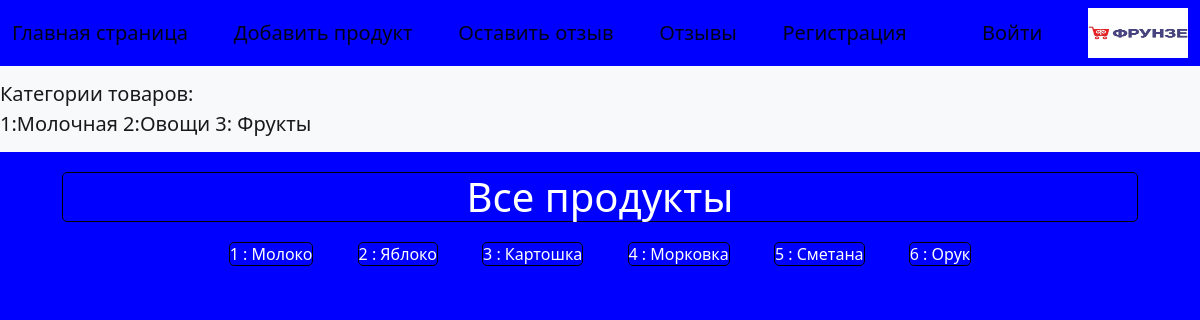
Before: /products/ with the older database file.
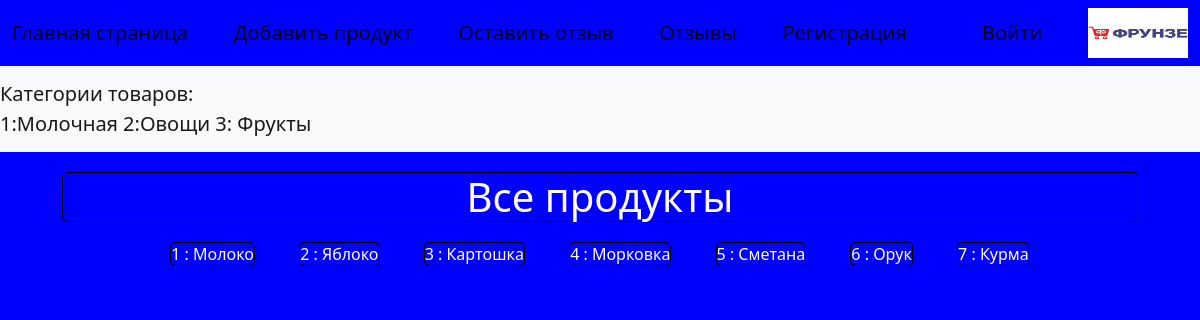
After: the same page with the newer database file.
### DZ/models.py (models this page shows, shortened)
class Product(models.Model):
    class Meta:
        verbose_name = 'Продукт'
        verbose_name_plural = 'Продукты'
    title = models.CharField('Название', max_length=255, null=False)
    description = models.CharField('Описание', max_length=255, null=False)
    price = models.IntegerField('Цена', default=0)
    category = models.ForeignKey(Category, verbose_name='Категория', on_delete=models.CASCADE, null=True)

### DZ/views.py (the view)
# urls.py: path('products/', views.index),
def index(request):
    products = Product.objects.all()
    data = {
        'title': "Все продукты",
        'product': products
    }
    return render(request, 'index.html', context=data)

### templates/index.html
{% extends 'layout.html' %}
{% block content %}
<h1 class="white_tag">{{ title }}</h1>
{% for products in product %}
    <a class="white_tag" href="/products/{{ products.id }}/">
        {{ products.id }} : {{ products.title }}</a>
{% endfor %}
{% endblock %}

Changed rows visible on the page:
added Product: id "7", title "Курма"
